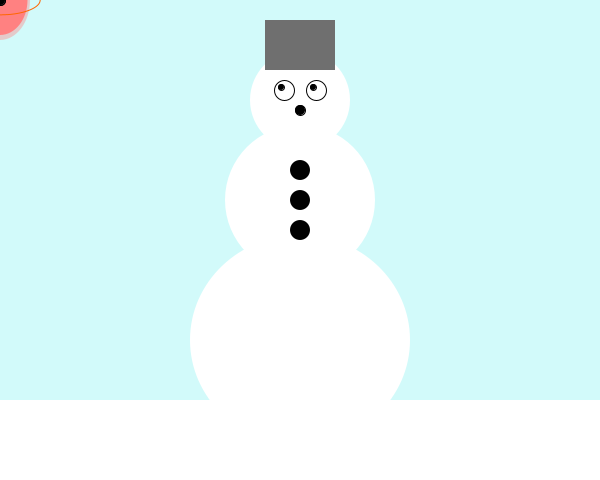
Frame 1 (no input)
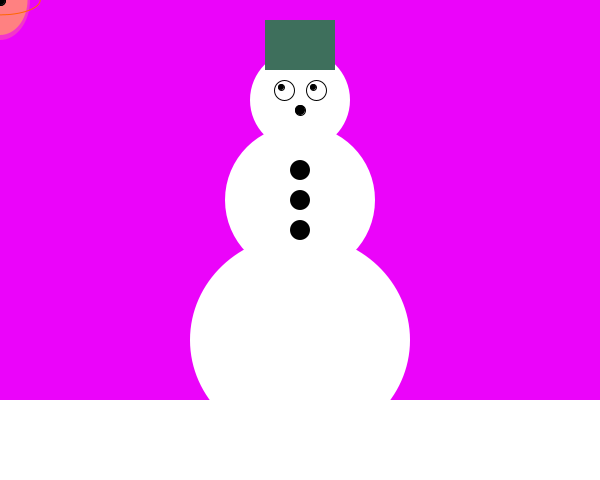
Frame 60 (the mouse pressed at the canvas centre just before this capture)
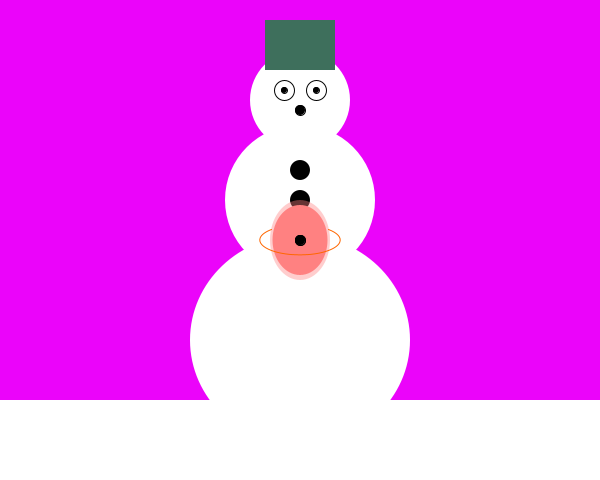
Frame 120 (the mouse held since frame 60 and released just before this capture)

The Processing sketch that drew these frames (run headless with seeded random() and noise(); from frame 60 on, the mouse is pressed at the canvas centre):

// Processing sketch: processing_412
// ── processing_412.pde

void setup() {
 size (600, 480);
}

void draw() {
  background (210,250,250);
  noStroke();
  fill(255);
  rect(0,400,600,80);
  drawFrosty();
  drawUFO();
  smooth();
}


void drawFrosty(){
  if (mouseY>400) {
    fill (255,0,0);
noStroke();
fill(255);
ellipse (300, 340, 220, 210);

//middle
noStroke();
fill(255);
ellipse (300, 200, 150, 150);

//head
noStroke();
fill(255);
ellipse (300, 100, 100, 100);

//bottom buttons
fill (0, 0, 0);
ellipse (300, 200, 20, 20);

fill (0, 0, 0);
ellipse (300, 170, 20, 20);

fill (0, 0, 0);
ellipse (300, 230, 20, 20);

//hat
fill (111,111,111);
noStroke ();
rect (265, 20, 70, 50);

//mouth
fill(0, 200, 255);
ellipse (width/2, 128, 15, 20);

float movingEyeX= map(mouseX,0,width,-3,3);
float movingEyeY= map(mouseY,0,height,-3,3);

//left eye
stroke(0);
 strokeWeight(1);
fill (255);
ellipse (284, 90, 20, 20);
//MOVING EYE!!!!!
fill (0);
ellipse (width/2-16+movingEyeX,90+movingEyeY,6,6);

//right eye
stroke(0);
 strokeWeight(1);
fill (255);
ellipse (316, 90, 20, 20);
//MOVING EYE!!!!!
fill (0);
ellipse (width/2+16+movingEyeX,90+movingEyeY,6,6);

fill (0, 0, 0);
ellipse (300, 110, 10, 10);
  }
  
  else{
//bottom
noStroke();
fill(255);
ellipse (300, 340, 220, 210);

//middle
noStroke();
fill(255);
ellipse (300, 200, 150, 150);

//head
noStroke();
fill(255);
ellipse (300, 100, 100, 100);

//bottom buttons
fill (0, 0, 0);
ellipse (300, 200, 20, 20);

fill (0, 0, 0);
ellipse (300, 170, 20, 20);

fill (0, 0, 0);
ellipse (300, 230, 20, 20);

//hat
fill (111,111,111);
noStroke ();
rect (265, 20, 70, 50);

float movingEyeX= map(mouseX,0,width,-3,3);
float movingEyeY= map(mouseY,0,height,-3,3);

//left eye
strokeWeight(1);
stroke(0);
fill (255);
ellipse (284, 90, 20, 20);
//MOVING EYE!!!!!
fill (0);
ellipse (width/2-16+movingEyeX,90+movingEyeY,6,6);

//right eye
  strokeWeight(1);
stroke(0);
fill (255);
ellipse (316, 90, 20, 20);
//MOVING EYE!!!!!
fill (0);
ellipse (width/2+16+movingEyeX,90+movingEyeY,6,6);

fill (0, 0, 0);
ellipse (300, 110, 10, 10);
  }
}

void drawUFO() {
  if (mouseY>400) {
  noStroke();
  fill(255,0,0);
  ellipse(mouseX+20,mouseY-20,50,60);
  triangle(mouseX+20,mouseY-50,mouseX-15,mouseY-30,mouseX+55,mouseY-30);
  
  stroke(0, 126, 255);
  strokeWeight(3);
  line(mouseX+12,mouseY-30,mouseX+15,mouseY-28);
  
  stroke(0, 126, 255);
  strokeWeight(3);
  line(mouseX+28,mouseY-30,mouseX+25,mouseY-28);
  
  fill(0,200,255);
  rect(mouseX+5,mouseY-12,30,10);
  
  stroke(0);
  strokeWeight(3);
  line(mouseX+28,mouseY+8,mouseX+35,mouseY+18);

  stroke(0);
  strokeWeight(3);
  line(mouseX+12,mouseY+8,mouseX+5,mouseY+18);
  
}
else {
 stroke(0);
 line(pmouseX,pmouseY-40,mouseX,mouseY);

// set CENTER mode
ellipseMode(CENTER);

// draw the unknown intellegent alience object's form
noStroke();
colorMode(HSB, 255);
color c = color(0, 126, 255);
fill(c);
ellipse(mouseX,mouseY,55,70);
//float value = saturation(c); // Sets "value" to "126"
//fill(value);
//ellipse(mouseX,mouseY,55,70);

//draw a transparent ball
noStroke();
color c2 = color(0, 126, 255, 102);
fill(c2);
ellipse(mouseX,mouseY,60,80);
//float value2 = alpha(c2); // Sets "value" to "126"
//fill(value2);
//ellipse(mouseX,mouseY,60,80);

// draw the unknown intellegent alience object's navigator
stroke(0);
fill(100);
ellipse(mouseX,mouseY,10,10);
fill(99,99,0);
ellipse(mouseX,mouseY,10,10);

noFill();
stroke(#ff6600);
arc(mouseX, mouseY, 80, 30, -PI/4, 5*PI/4);
}
}
